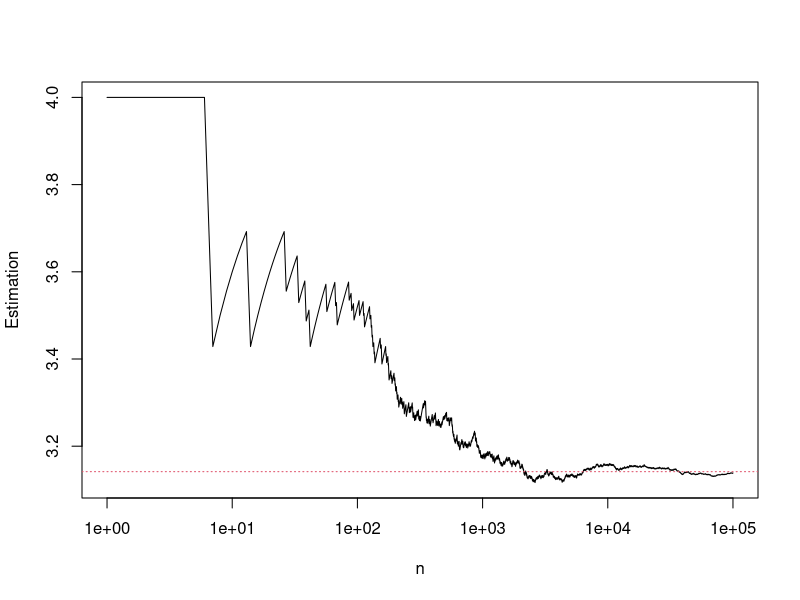
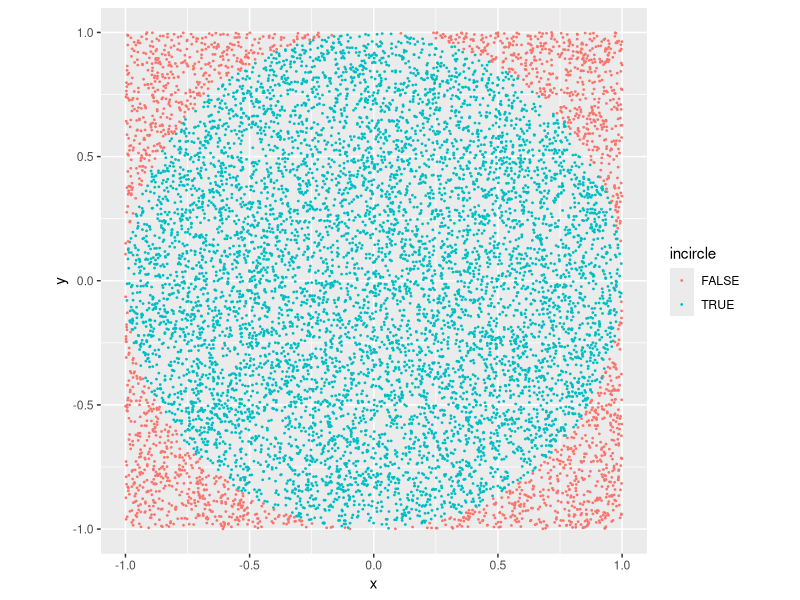
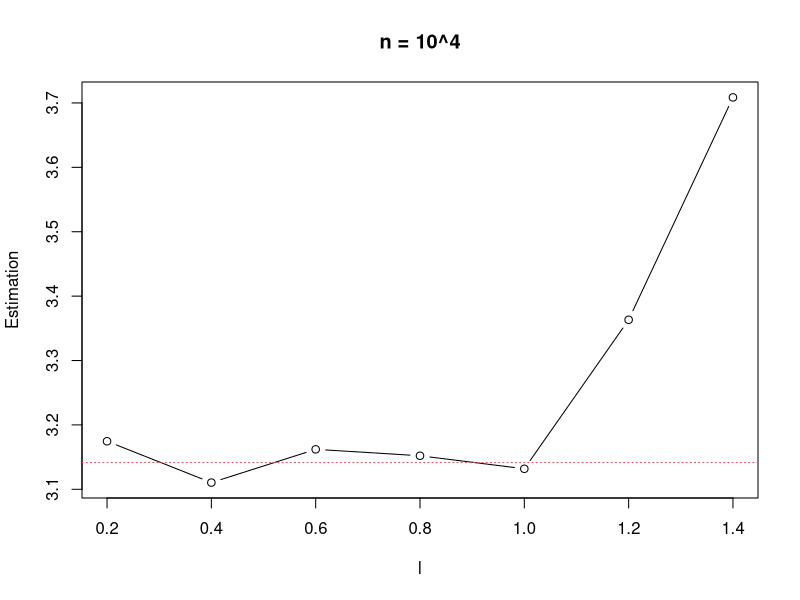
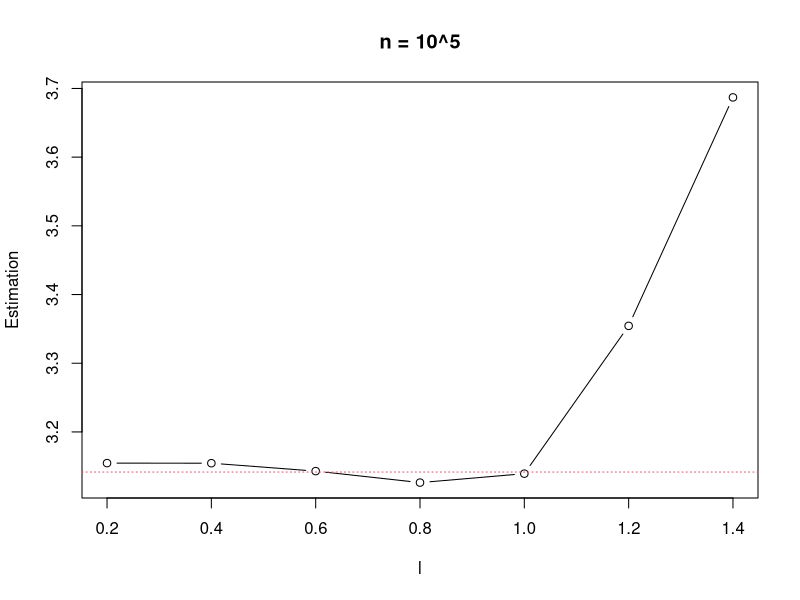
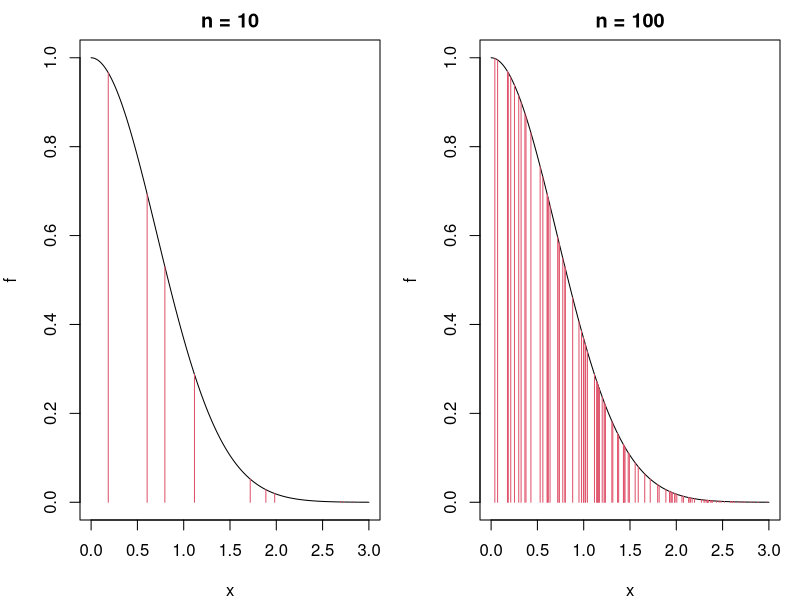
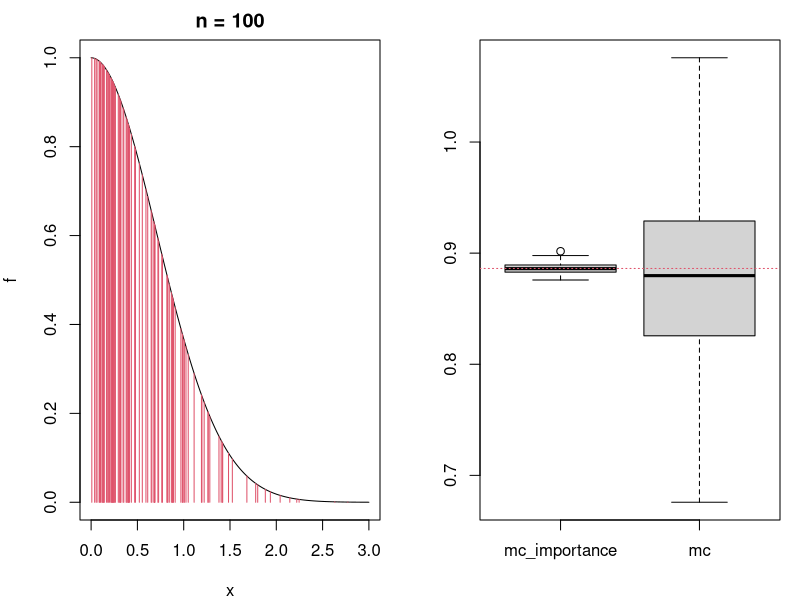

These charts were generated, in order, by the following R code:
## ---- chunk 1
# fraction of random points inside the unit circle, times 4
mc_pi <- function(n) {
  xy <- matrix(runif(2 * n, -1, 1), ncol = 2)
  incircle <- rowSums(xy^2) <= 1
  sum(incircle) / n * 4
}
set.seed(1)
mc_pi(10^4)
## ---- chunk 2
# running estimate as the sample size grows (cumulative fraction)
mc_pi_sample <- function(n) {
  xy <- matrix(runif(2 * n, -1, 1), ncol = 2)
  incircle <- rowSums(xy^2) <= 1
  cumsum(incircle) / (1:n) * 4
}
n <- 10^5
plot(1:n, mc_pi_sample(n), type = "l", xlab = "n", ylab = "Estimation", log = "x")
abline(h = pi, col = 2, lty = 3)
## ---- chunk 3
#| fig-width: 5
#| fig-height: 5
#| out-width: "55%"
# the sampled points, colored by whether they fall inside the circle
library(ggplot2)
n <- 10^4
xy <- matrix(runif(2 * n, -1, 1), ncol = 2)
incircle <- rowSums(xy^2) <= 1
mc_data <- data.frame(x = xy[, 1], y = xy[, 2], incircle = incircle)
ggplot(mc_data, aes(x, y, col = incircle)) + geom_point(size = 0.3) + coord_fixed()
## ---- chunk 4
# one needle drop: TRUE if it crosses a line
needle_drop <- function(d, l) {
  x1 <- runif(1, 0, d)                 # one end of the needle
  repeat {                             # rejection sampling for a uniform direction
    x2 <- runif(2, -1, 1)
    r2 <- x2[1]^2 + x2[2]^2
    if (r2 <= 1) break
  }
  x3 <- x1 + x2[1] / sqrt(r2) * l      # the other end
  x3 * (d - x3) <= 0
}

# crossing probability from n drops
buffon <- function(n, d, l) mean(replicate(n, needle_drop(d, l)))

set.seed(1)
d <- 1; l <- seq(0.2, 1.4, by = 0.2)
p <- sapply(l, function(len) buffon(10^4, d, len))
plot(l, 2 / p * l / d, type = "b", xlab = "l", ylab = "Estimation", main = "n = 10^4")
abline(h = pi, col = 2, lty = 3)
## ---- chunk 5
set.seed(1)
p <- sapply(l, function(len) buffon(10^5, d, len))
plot(l, 2 / p * l / d, type = "b", xlab = "l", ylab = "Estimation", main = "n = 10^5")
abline(h = pi, col = 2, lty = 3)
## ---- chunk 6
# deterministic midpoint rule
midpoint <- function(f, x1, x2, n) {
  dx <- (x2 - x1) / n
  mid <- seq(x1 + dx / 2, x2 - dx / 2, by = dx)
  sum(f(mid)) * dx
}
f1 <- function(x) exp(-x^2)
midpoint(f1, 0, 3, 1000)
## ---- chunk 7
#| fig-width: 9
#| fig-height: 4
#| out-width: "92%"
#| rmar: false
# where uniform random samples land under the curve, for n = 10 and n = 100
par(mfrow = c(1, 2), mar = c(4, 4, 2, 1))
xall <- seq(0, 3, by = 0.01)
for (n in c(10, 100)) {
  set.seed(1)
  plot(xall, f1(xall), type = "l", xlab = "x", ylab = "f", main = paste("n =", n))
  for (x in runif(n, 0, 3)) segments(x, 0, x, f1(x), col = 2)
}
## ---- chunk 8
# Monte Carlo integration by uniform sampling
mc_integration <- function(f, x1, x2, n) {
  x <- runif(n, x1, x2)
  sum(f(x)) * (x2 - x1) / n
}
set.seed(1)
mc_integration(f1, 0, 3, 10^4)
## ---- chunk 9
#| fig-width: 4.5
#| fig-height: 4
#| out-width: "55%"
# samples now cluster at small x, where f is largest
set.seed(1)
xall <- seq(0, 3, by = 0.01)
u <- runif(100, exp(-3), exp(0))
x_exp <- -log(u)
plot(xall, f1(xall), type = "l", xlab = "x", ylab = "f", main = "n = 100")
for (x in x_exp) segments(x, 0, x, f1(x), col = 2)
## ---- chunk 10
# importance sampling with p(x) = exp(-x)
mc_integration_importance_exp <- function(f, x1, x2, n) {
  u <- runif(n, exp(-x2), exp(-x1))
  x <- -log(u)                          # exponential samples
  sum(f(x) / exp(-x)) / n               # f(x) / p(x), averaged
}
set.seed(1)
mc_integration_importance_exp(f1, 0, 100, 10^4)
## ---- chunk 11
# importance sampling converges far faster over a wide range
set.seed(1)
imp <- replicate(100, mc_integration_importance_exp(f1, 0, 100, 10^4))
uni <- replicate(100, mc_integration(f1, 0, 100, 10^4))
boxplot(data.frame(mc_importance = imp, mc = uni))
abline(h = sqrt(pi) / 2, col = 2, lty = 3)
